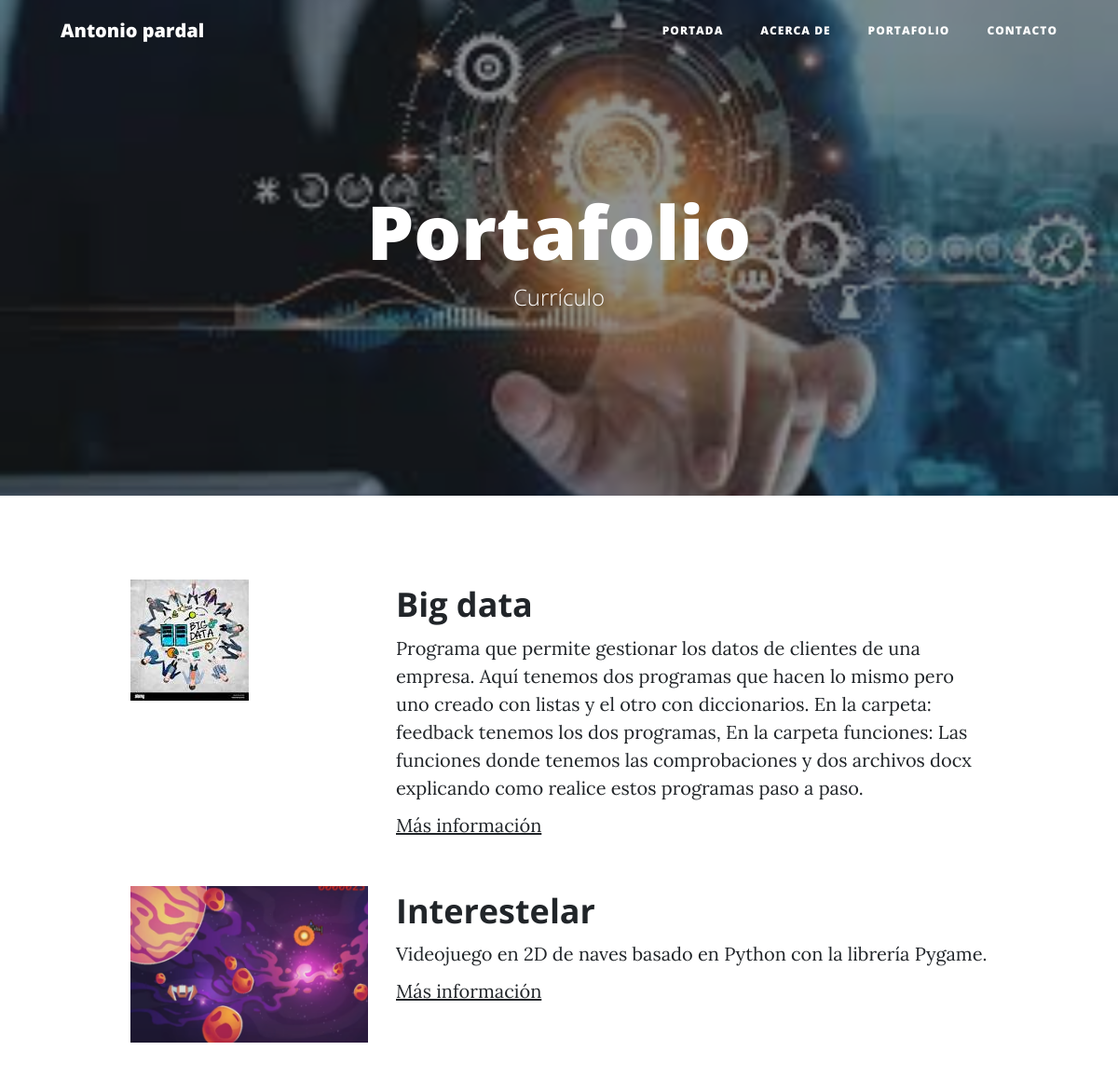
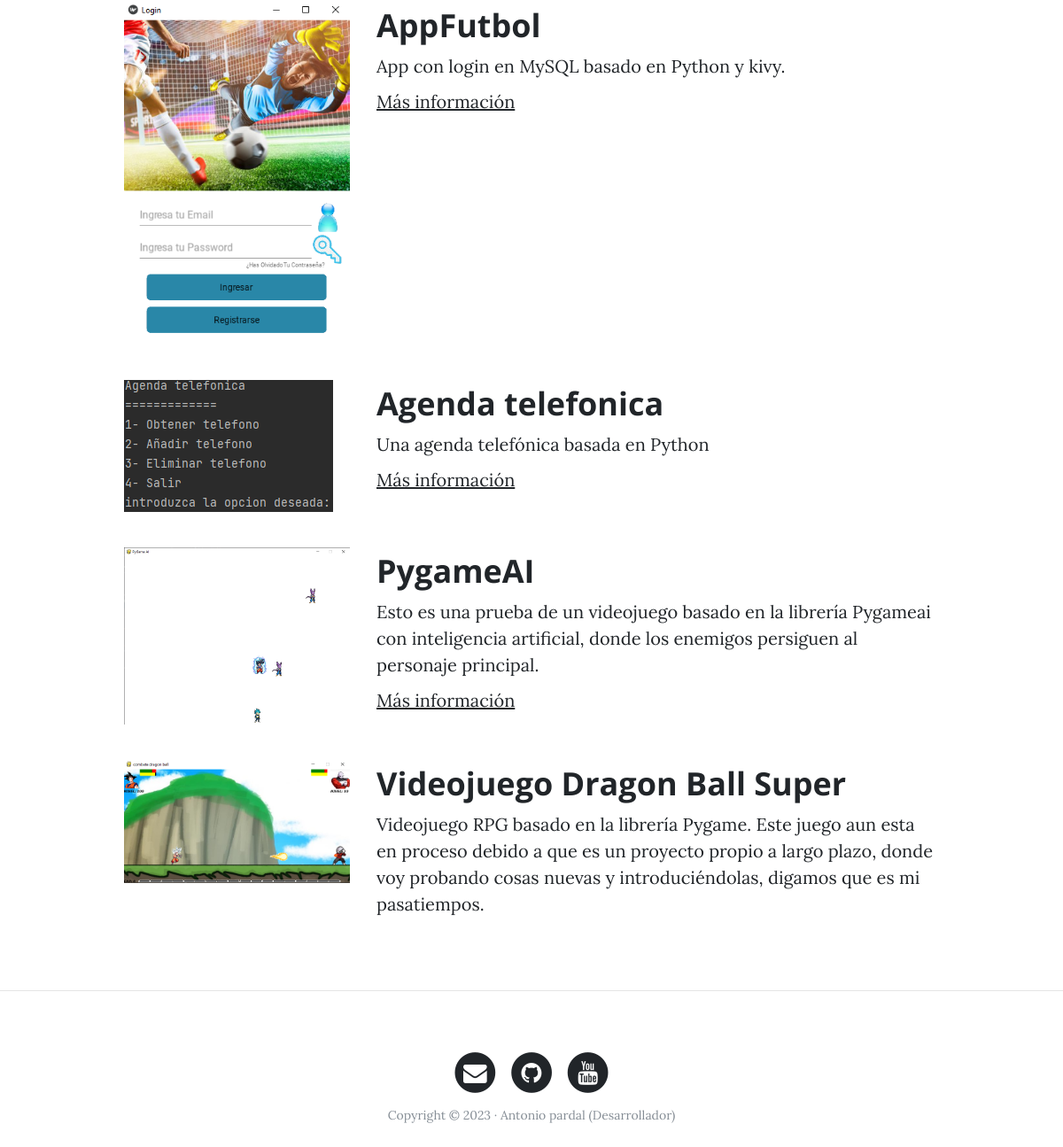
The page /portfolio/ on the database its author committed (2 pictures, top to bottom).
### portfolio/models.py (models this page shows, shortened)
class Project(models.Model):
    title = models.CharField(max_length=200, verbose_name="Título")
    description = models.TextField(verbose_name="Descripción")
    image = models.ImageField(verbose_name="Imagen", upload_to="projects")
    link = models.URLField(verbose_name="Dirección Web", null=True, blank=True)
    created = models.DateTimeField(auto_now_add=True, verbose_name="Fecha de creación")
    updated = models.DateTimeField(auto_now=True, verbose_name="Fecha de edición")
    class Meta:
        verbose_name = "proyecto"
        verbose_name_plural = "proyectos"
        ordering = ["-created"]

### portfolio/views.py (the view)
# urls.py: path("portfolio/", portfolio_views.portfolio, name="portfolio"),
def portfolio(request):
    projects = Project.objects.all()
    return render(request, "portfolio/portfolio.html", {"projects":projects})

### portfolio/templates/portfolio/portfolio.html (shortened to what this page needs)
{% extends 'core/base.html' %}
{% block background %}{% load static %}{% static 'core/img/proyectos.jpg' %}{% endblock %}
{% block headers %}
<h1>Portafolio</h1>
<span class="subheading">Currículo</span>
{% endblock %}
{% block content %}
    {% for project in projects %}
        <div class="row project">
            <div class="col-lg-3 col-md-4 offset-lg-1">
                <img class="img-fluid" src="{{project.image.url}}" alt="">
            </div>
            <div class="col-lg-7 col-md-8">
                <h2 class="section-heading title">{{project.title}}</h2>
                <p>{{project.description}}</p>
                {% if project.link %}
                    <p><a href="{{project.link}}">Más información</a></p>
                {% endif %}
            </div>
        </div>
    {% endfor %}
{% endblock %}

### core/templates/core/base.html (shortened to what this page needs)
<!DOCTYPE html>
<html lang="es">
  <head>
    {% load static %}
    <link href="{% static 'core/vendor/bootstrap/css/bootstrap.min.css' %}" rel="stylesheet">
    <link href="{% static 'core/vendor/font-awesome/css/font-awesome.min.css' %}" rel="stylesheet" type="text/css">
    <link href="{% static 'core/css/clean-blog.min.css' %}" rel="stylesheet">
  </head>
  <body>
    <nav class="navbar navbar-expand-lg navbar-light fixed-top" id="mainNav">
      <div class="container">
        <a class="navbar-brand" href="{% url 'home' %}">Antonio pardal</a>
        <div class="collapse navbar-collapse" id="navbarResponsive">
          <ul class="navbar-nav ml-auto">
            <li class="nav-item">
              <a class="nav-link" href="{% url 'home' %}">Portada</a>
            </li>
            <li class="nav-item">
              <a class="nav-link" href="{% url 'about' %}">Acerca de</a>
            </li>
            <li class="nav-item">
              <a class="nav-link" href="{% url 'portfolio' %}">Portafolio</a>
            </li>
            <li class="nav-item">
              <a class="nav-link" href="{% url 'contact' %}">Contacto</a>
            </li>
          </ul>
        </div>
      </div>
    </nav>
    <header class="masthead" style="background-image: url('{% block background %}{% endblock %}')">
      <div class="overlay"></div>
      <div class="container">
        <div class="row">
          <div class="col-lg-8 col-md-10 mx-auto">
            <div class="site-heading">
              {% block headers %}{% endblock %}
            </div>
          </div>
        </div>
      </div>
    </header>
    <div class="container">
      {% block content %}{% endblock %}
    </div>
    {% if request.path != "/" %}<hr>{% endif %}
    <footer>
      <div class="container">
        <div class="row">
          <div class="col-lg-8 col-md-10 mx-auto">
            <ul class="list-inline text-center">
              <li class="list-inline-item">
                <a href="#">
                  <span class="fa-stack fa-lg">
                    <i class="fa fa-circle fa-stack-2x"></i>
                    <i class="fa fa-envelope fa-stack-1x fa-inverse"></i>
                  </span>
                </a>
              </li>
              <li class="list-inline-item">
                <a href="#">
                  <span class="fa-stack fa-lg">
                    <i class="fa fa-circle fa-stack-2x"></i>
                    <i class="fa fa-github fa-stack-1x fa-inverse"></i>
                  </span>
                </a>
              </li>
              <li class="list-inline-item">
                <a href="#">
                  <span class="fa-stack fa-lg">
                    <i class="fa fa-circle fa-stack-2x"></i>
                    <i class="fa fa-youtube fa-stack-1x fa-inverse"></i>
                  </span>
                </a>
              </li>
            </ul>
            <p class="copyright text-muted">Copyright &copy; 2023 · Antonio pardal (Desarrollador) </p>
          </div>
        </div>
      </div>
    </footer>
  </body>
</html>

### rows shown on the page
Project: image (picture), title "Big data", description "Programa que permite gestionar los datos de clientes de una empresa. Aquí tenemos dos programas que hacen lo mismo pero uno creado con listas y el otro con diccionarios. En la carpeta: feedback tenemos los dos programas, En la carpeta funciones: Las funciones donde tenemos las comprobaciones y dos archivos docx explicando como realice estos programas paso a paso."
Project: image (picture), title "Interestelar", description "Videojuego en 2D de naves basado en Python con la librería Pygame."
Project: image (picture), title "AppFutbol", description "App con login en MySQL basado en Python y kivy."
Project: image (picture), title "Agenda telefonica", description "Una agenda telefónica basada en Python"
Project: image (picture), title "PygameAI", description "Esto es una prueba de un videojuego basado en la librería Pygameai con inteligencia artificial, donde los enemigos persiguen al personaje principal."
Project: image (picture), title "Videojuego Dragon Ball Super", description "Videojuego RPG basado en la librería Pygame. Este juego aun esta en proceso debido a que es un proyecto propio a largo plazo, donde voy probando cosas nuevas y introduciéndolas, digamos que es mi pasatiempos."
